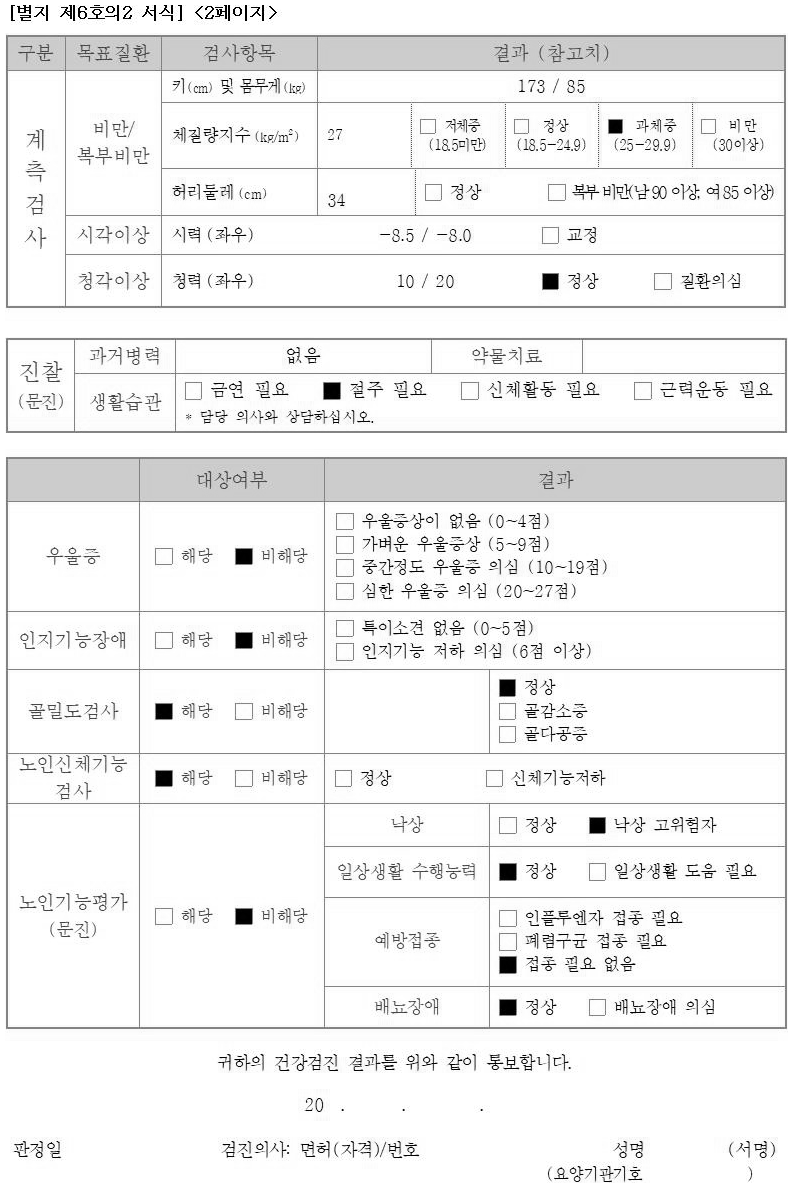
#> input picture table_ocr/ocr_data/test002.png, 793 x 1188 px
$ python -i test.py   (imports and definitions only)
#> lines starting #> are read from the running program, lines starting #| are printed output that depends on the picture; after the words box and inside, x2 and y2 are one past the last pixel; in counts of white or black regions, pixels touching at a corner belong together
#> further down, picture is the input picture: shape (1188, 793); min 0, max 255, mean 240.9
### framework/pytesseract.py
#!/usr/bin/env python
import re
import shlex
import string
import subprocess
import sys
from contextlib import contextmanager
from csv import QUOTE_NONE
from distutils.version import LooseVersion
from errno import ENOENT
from functools import wraps
from glob import iglob
from io import BytesIO
from os import environ
from os import extsep
from os import linesep
from os import remove
from os.path import normcase
from os.path import normpath
from os.path import realpath
from pkgutil import find_loader
from tempfile import NamedTemporaryFile
from threading import Timer
from time import sleep

try:
    from PIL import Image
except ImportError:
    import Image


tesseract_cmd = 'tesseract'

numpy_installed = find_loader('numpy') is not None
if numpy_installed:
    from numpy import ndarray

pandas_installed = find_loader('pandas') is not None
if pandas_installed:
    import pandas as pd

DEFAULT_ENCODING = 'utf-8'
LANG_PATTERN = re.compile('^[a-z_]+$')
RGB_MODE = 'RGB'
SUPPORTED_FORMATS = {
    'JPEG',
    'PNG',
    'PBM',
    'PGM',
    'PPM',
    'TIFF',
    'BMP',
    'GIF',
    'WEBP',
}

OSD_KEYS = {
    'Page number': ('page_num', int),
    'Orientation in degrees': ('orientation', int),
    'Rotate': ('rotate', int),
    'Orientation confidence': ('orientation_conf', float),
    'Script': ('script', str),
    'Script confidence': ('script_conf', float),
}


class Output:
    BYTES = 'bytes'
    DATAFRAME = 'data.frame'
    DICT = 'dict'
    STRING = 'string'


class PandasNotSupported(EnvironmentError):
    def __init__(self):
        super(PandasNotSupported, self).__init__('Missing pandas package')


class TesseractError(RuntimeError):
    # [4 lines left out: function __init__, not called in this run]


class TesseractNotFoundError(EnvironmentError):
    # [5 lines left out: function __init__, not called in this run]


class TSVNotSupported(EnvironmentError):
    # [4 lines left out: function __init__, not called in this run]


class ALTONotSupported(EnvironmentError):
    # [40 lines left out: functions __init__, kill, timeout_manager, not called in this run]


def run_once(func):
    # [5 lines left out: function wrapper, not called in this run]

    wrapper._result = wrapper
    return wrapper


# [409 lines left out: functions get_errors, cleanup, prepare, save, subprocess_args, run_tesseract and 14 more, not called in this run]


# [2 lines that do not run on import are left out]

### table_ocr/ocr_image/test.py
import math
import os
import sys

import cv2
import numpy as np
import pytesseract

def main(image_file):
    """
    OCR the image and output the text to a file with an extension that is ready
    to be used in Tesseract training (.gt.txt).

    Tries to crop the image so that only the relevant text gets passed to Tesseract.

    Returns the name of the text file that contains the text.
    """
    directory, filename = os.path.split(image_file)
    filename_sans_ext, ext = os.path.splitext(filename)
    image = cv2.imread(image_file, cv2.IMREAD_GRAYSCALE)
    # cropped = crop_to_text(image)
    ocr_data_dir = os.path.join(directory, "ocr_data")
    os.makedirs(ocr_data_dir, exist_ok=True)
    out_imagepath = os.path.join(ocr_data_dir, filename)
    out_txtpath = os.path.join(ocr_data_dir, "{}.gt.txt".format(filename_sans_ext))
    cv2.imwrite(out_imagepath, image)


    # tessdata_dir = os.path.join(os.getcwd(), "tessdata")
    tess_args = ["--psm", "7", "-l", "kor-lstm", "--oem", "1"]
    txt = ocr_image(image, " ".join(tess_args))
    # print(txt_file,tessdata_dir)
    with open(out_txtpath, "w") as txt_file:
        txt_file.write(txt)
    return out_txtpath

def crop_to_text(image):
    MAX_COLOR_VAL = 255
    BLOCK_SIZE = 15
    SUBTRACT_FROM_MEAN = -2

    img_bin = cv2.adaptiveThreshold(
        ~image,
        MAX_COLOR_VAL,
        cv2.ADAPTIVE_THRESH_MEAN_C,
        cv2.THRESH_BINARY,
        BLOCK_SIZE,
        SUBTRACT_FROM_MEAN,
    )
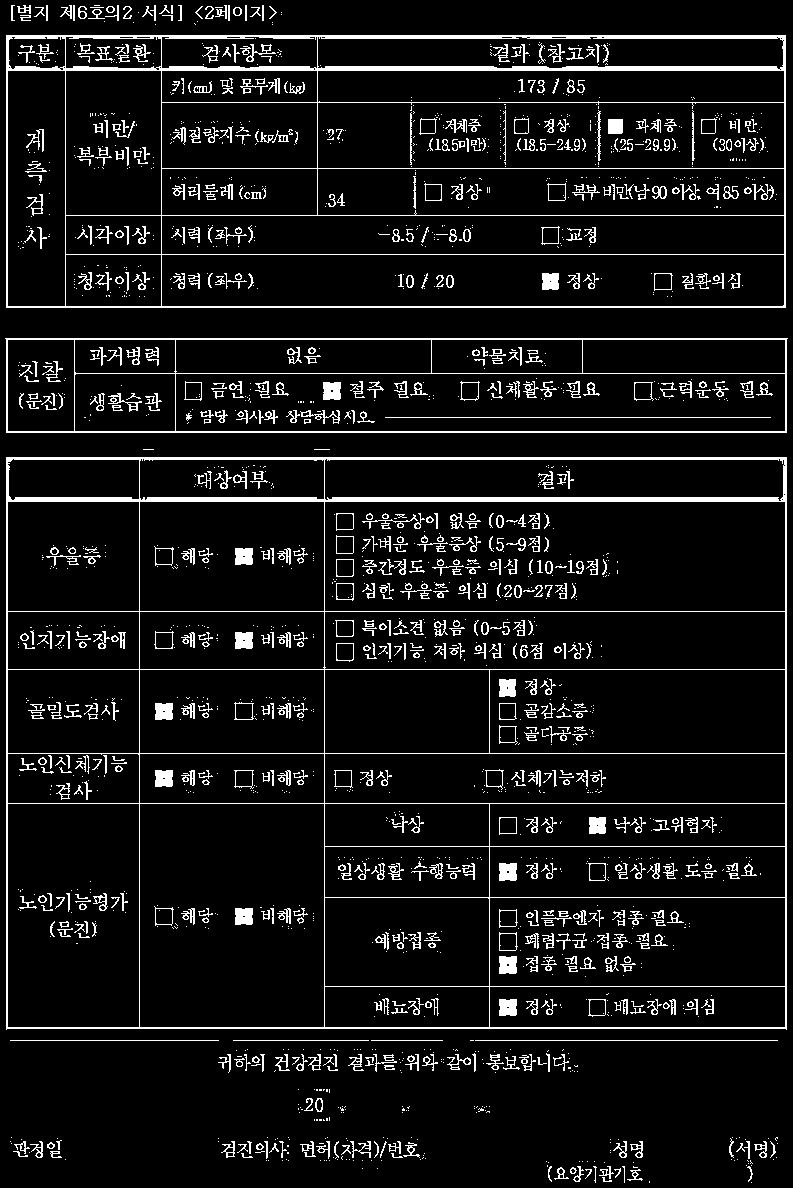
#> img_bin: shape (1188, 793); 8.1% white in thin lines or dots

    img_h, img_w = image.shape
#> img_h = 1188; img_w = 793
    horizontal_kernel = cv2.getStructuringElement(cv2.MORPH_RECT, (int(img_w * 0.5), 1))
    vertical_kernel = cv2.getStructuringElement(cv2.MORPH_RECT, (1, int(img_h * 0.7)))
#> vertical_kernel = 831 values from 1 to 1
    horizontal_lines = cv2.morphologyEx(img_bin, cv2.MORPH_OPEN, horizontal_kernel)
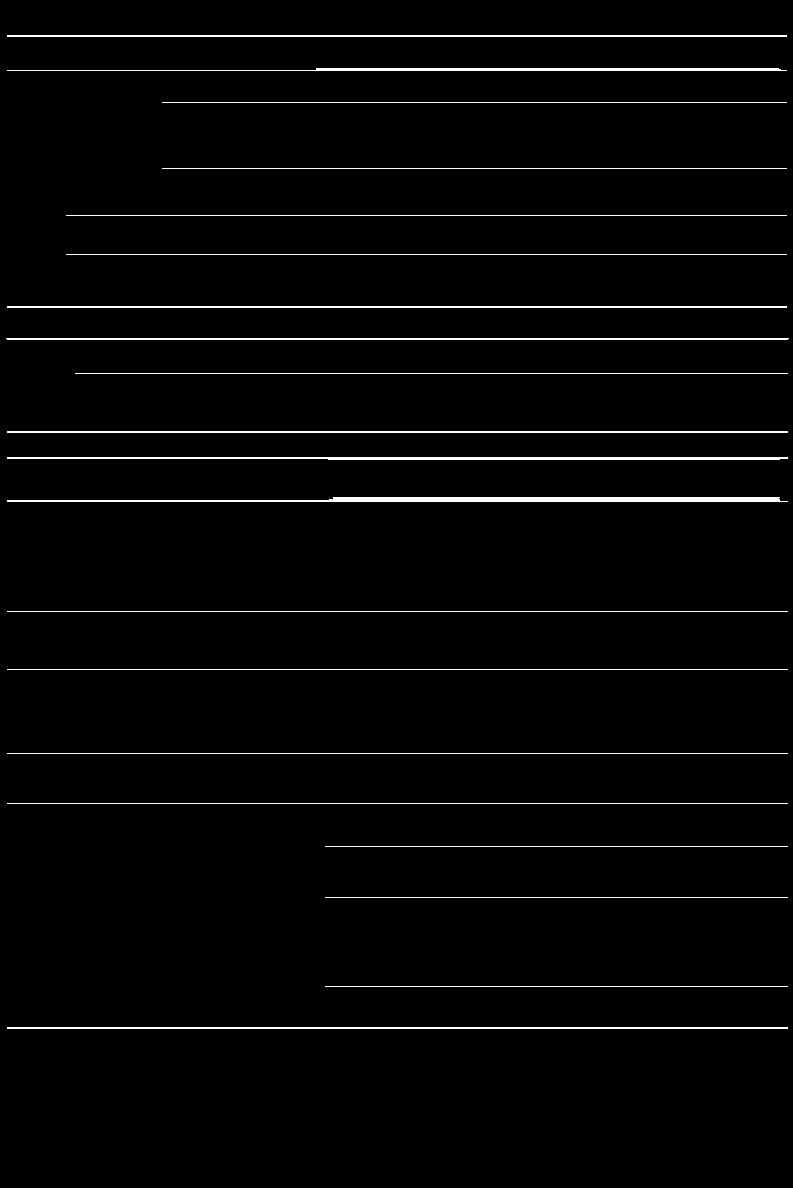
#> horizontal_lines: shape (1188, 793); 2.4% white in thin lines or dots, all inside (x1, y1, x2, y2) = (6, 35, 789, 1029)
    vertical_lines = cv2.morphologyEx(img_bin, cv2.MORPH_OPEN, vertical_kernel)
#> vertical_lines: shape (1188, 793); every value is 0
    both = horizontal_lines + vertical_lines
    cleaned = img_bin - both

    # Get rid of little noise.
    kernel = cv2.getStructuringElement(cv2.MORPH_ELLIPSE, (3, 3))
    opened = cv2.morphologyEx(cleaned, cv2.MORPH_OPEN, kernel)
#> opened: shape (1188, 793); 1.1% white; 834 white regions (809 under 20 px), largest, box (x1, y1, x2, y2) and area: (147, 497, 317, 500) 506, (15, 497, 132, 500) 347, (323, 382, 341, 400) 300
    opened = cv2.dilate(opened, kernel)
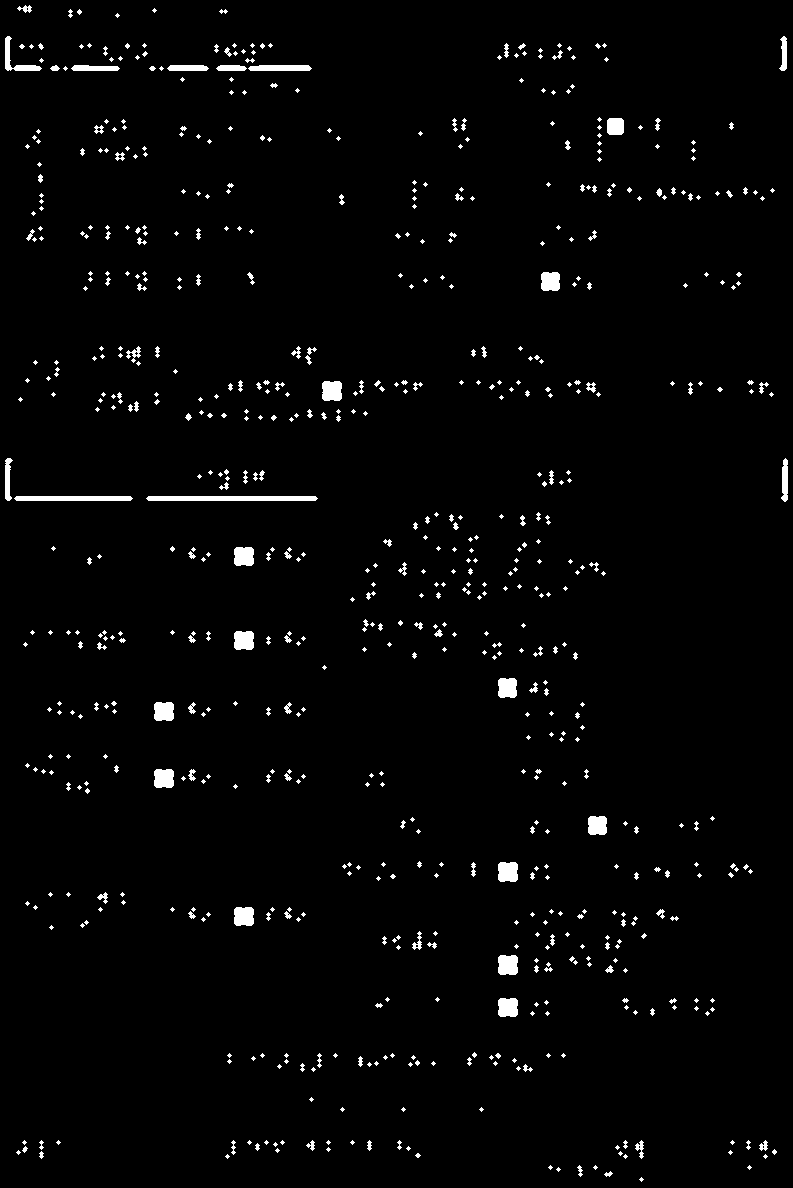
#> opened: shape (1188, 793); 2.2% white; 703 white regions (500 under 20 px)

    contours, hierarchy = cv2.findContours(opened, cv2.RETR_LIST, cv2.CHAIN_APPROX_SIMPLE)
#> contours = 733 contours, 630 with area under 20; largest, box (x1, y1, x2, y2) and area: (146, 496, 318, 501) 676, (14, 496, 133, 501) 464, (498, 955, 518, 975) 337, (498, 862, 518, 882) 337, (322, 381, 342, 401) 337
    bounding_rects = [cv2.boundingRect(c) for c in contours]
#> bounding_rects = 733 items, first 6: (639, 1177, 5, 5), (604, 1171, 9, 6), (556, 1167, 5, 5), (747, 1165, 5, 5), (593, 1165, 5, 5), (577, 1165, 6, 12)
    NUM_PX_COMMA = 6
    MIN_CHAR_AREA = 5 * 9
    char_sized_bounding_rects = [(x, y, w, h) for x, y, w, h in bounding_rects if w * h > MIN_CHAR_AREA]
#> char_sized_bounding_rects = 125 items, first 6: (604, 1171, 9, 6), (577, 1165, 6, 12), (759, 1140, 9, 11), (746, 1140, 5, 10), (635, 1140, 9, 19), (397, 1140, 5, 10)
    if char_sized_bounding_rects:
        minx, miny, maxx, maxy = math.inf, math.inf, 0, 0
        for x, y, w, h in char_sized_bounding_rects:
            minx = min(minx, x)
            miny = min(miny, y)
            maxx = max(maxx, x + w)
            maxy = max(maxy, y + h)
#> this loop made 125 passes
#> (x, y, w, h, minx, miny, maxx) on passes 1 to 12: (604, 1171, 9, 6, 604, 1171, 613), (577, 1165, 6, 12, 577, 1165, 613), (759, 1140, 9, 11, 577, 1140, 768), (746, 1140, 5, 10, 577, 1140, 768), (635, 1140, 9, 19, 577, 1140, 768), (397, 1140, 5, 10, 397, 1140, 768), (367, 1140, 5, 11, 367, 1140, 768), (306, 1140, 9, 11, 306, 1140, 768), (231, 1140, 5, 15, 231, 1140, 768), (39, 1140, 5, 10, 39, 1140, 768), (523, 1064, 10, 8, 39, 1064, 768), (358, 1056, 5, 11, 39, 1056, 768)
        x, y, w, h = minx, miny, maxx - minx, maxy - miny
#> x = 5; y = 5; w = 783; h = 1172
        cropped = image[y:min(img_h, y+h+NUM_PX_COMMA), x:min(img_w, x+w)]
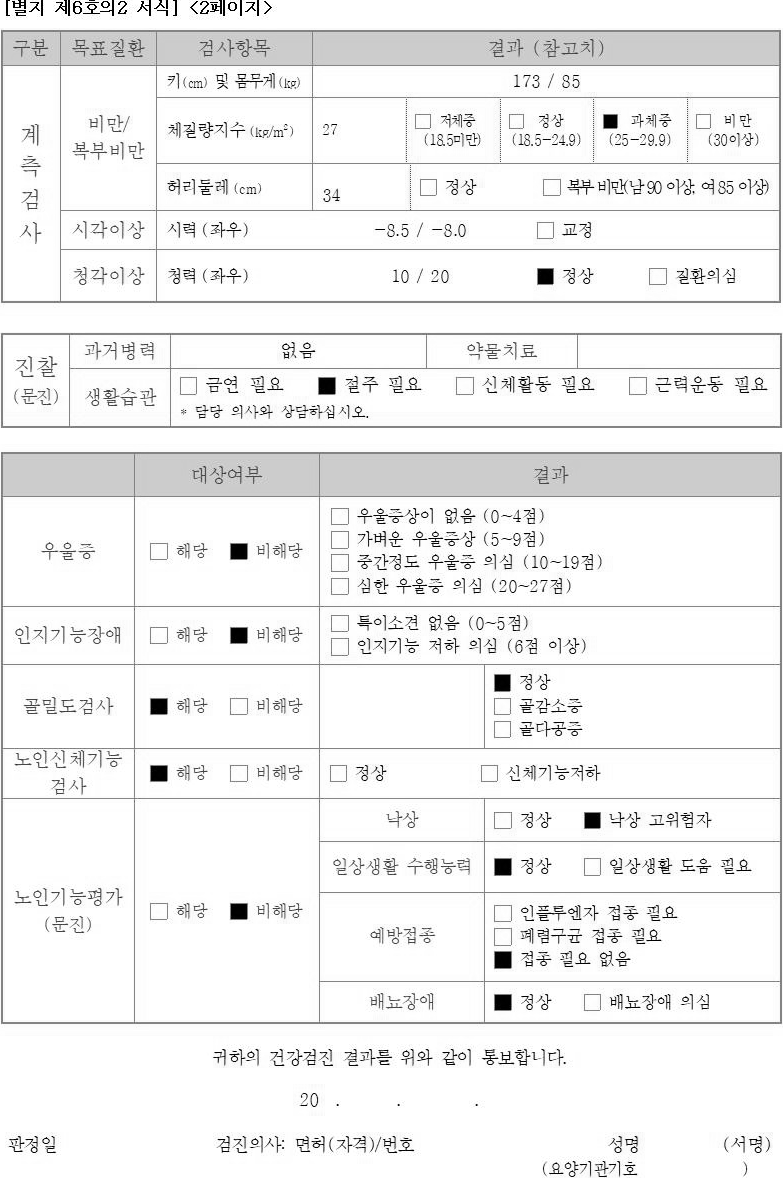
#> cropped: shape (1178, 783); min 0, max 255, mean 240.6
    else:
        # If we morphed out all of the text, assume an empty image.
        cropped = MAX_COLOR_VAL * np.ones(shape=(20, 100), dtype=np.uint8)
    bordered = cv2.copyMakeBorder(cropped, 5, 5, 5, 5, cv2.BORDER_CONSTANT, None, 255)
    return bordered
def ocr_image(image, config):
    return pytesseract.image_to_string(
        image,
        config=config
    )


# [6 lines not run here, left out]

>>> import cv2
>>> picture = cv2.imread('../ocr_data/test002.png', cv2.IMREAD_GRAYSCALE)
>>> result = crop_to_text(picture)
